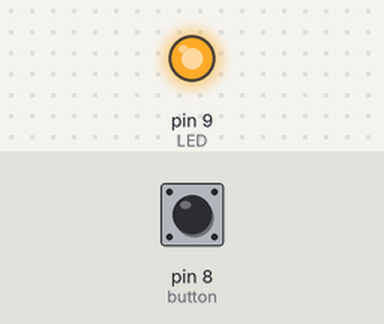
This sketch was run on a simulated Arduino Uno, built with avr-gcc and run on an emulated ATmega328P. On the bench: output pins drawn as LEDs (lit = HIGH). Inputs (shaded band) come from the test bench; at power-on: pin 8 (button) HIGH.

Above: at 1.2 s.
1.3 s: pin 8 (button) pulled LOW for 0.15 s
At 1.37 s:
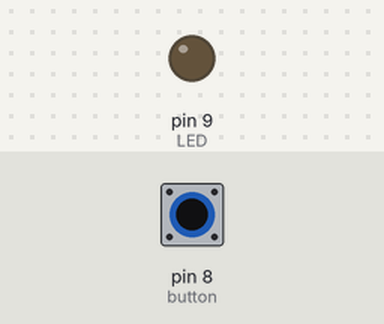
2.9 s: pin 8 (button) pulled LOW for 3.2 s
At 6.7 s:
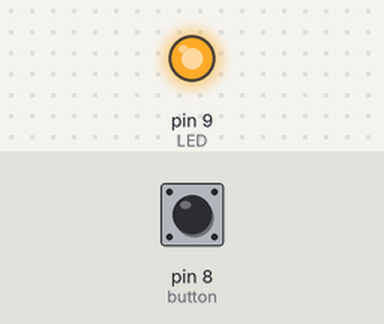
Timing chart, 0 to 8.2 s (numbered marks = the images above; inputs shaded):
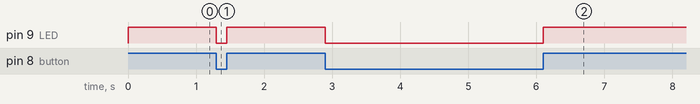

The sketch:

buttonLedSwitch.ino
```cpp
int LED=9;
int button=8;
void setup() {
  // put your setup code here, to run once:
  pinMode(LED,OUTPUT);
  pinMode(button,INPUT);
}

void loop() {
  // put your main code here, to run repeatedly:
  int button_status=digitalRead(button);
  if(button_status==LOW){
    digitalWrite(LED,LOW);
  }
  else{
    digitalWrite(LED,HIGH);
  }
}
```

Measured:
- after the input at 1.3 s, pin 9 (LED): HIGH → LOW at once, → HIGH 0.15 s later
- after the input at 2.9 s, pin 9 (LED): HIGH → LOW at once, → HIGH 3.2 s later
